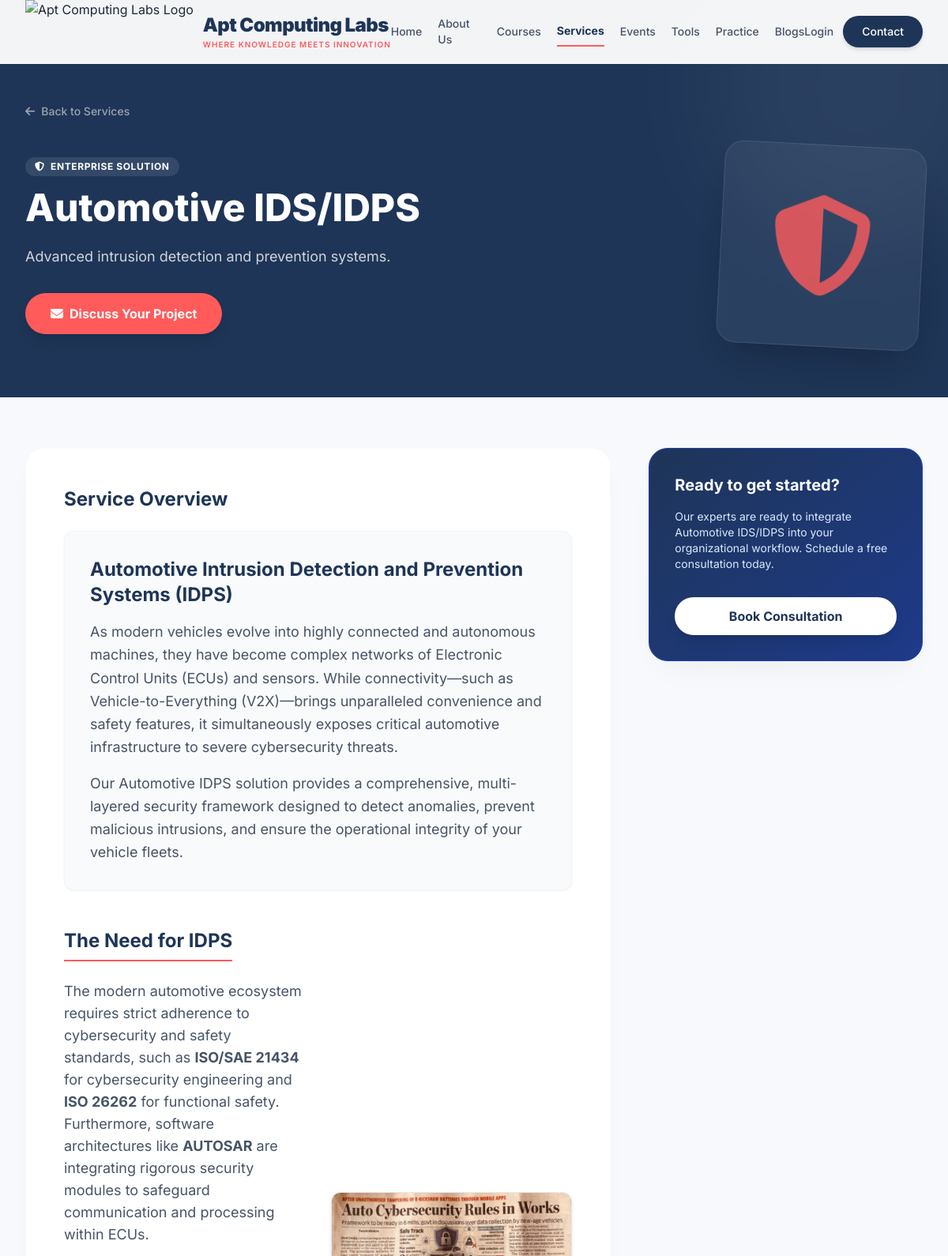
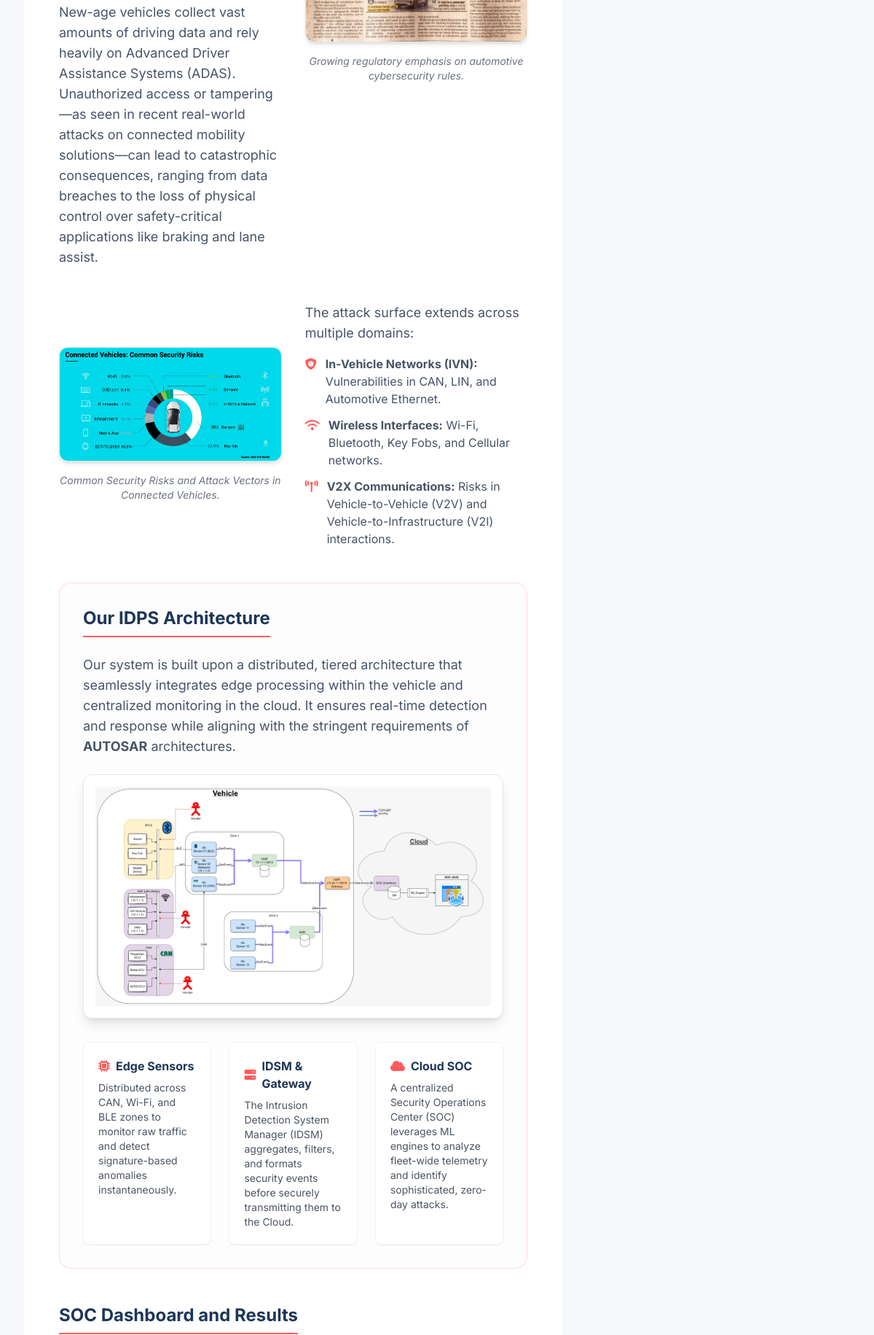
Screenshot of /services/automotive-ids/ (upper part) with the database file from the repository (2 pictures, top to bottom).
### services/models.py (models this page shows, shortened)
class Service(models.Model):
    title = models.CharField(max_length=200)
    slug = models.SlugField(max_length=200, unique=True)
    icon_class = models.CharField(max_length=50, blank=True, help_text="FontAwesome class e.g. 'fas fa-briefcase'")
    short_description = models.CharField(max_length=500)
    description = models.TextField()
    is_featured = models.BooleanField(default=False)
    order = models.PositiveIntegerField(default=0)
    class Meta:
        ordering = ['order', 'title']

### services/views.py (the view)
# urls.py: path('<slug:slug>/', views.ServiceDetailView.as_view(), name='detail'),
class ServiceDetailView(DetailView):
    model = Service
    template_name = 'services/detail.html'
    context_object_name = 'service'

### templates/services/detail.html
{% extends 'tailwind_base.html' %}
{% load static %}
{% block content %}
    <div class="pt-32 pb-16 bg-brand-navy text-white relative overflow-hidden">
        <div class="absolute top-0 right-0 -mr-20 -mt-20 w-96 h-96 rounded-full bg-white opacity-5 blur-3xl"></div>
        <div class="max-w-7xl mx-auto px-4 sm:px-6 lg:px-8 relative z-10">
            <a href="{% url 'services:list' %}" class="inline-flex items-center text-gray-400 hover:text-white transition-colors mb-8 text-sm font-medium">
                <i class="fas fa-arrow-left mr-2"></i> Back to Services
            </a>
            <div class="grid lg:grid-cols-2 gap-12 items-center">
                <div>
                    <div class="flex flex-wrap gap-2 mb-4">
                        <span class="px-3 py-1 bg-white/10 rounded-full text-xs font-bold text-white uppercase tracking-wider backdrop-blur-sm">
                            <i class="{{ service.icon_class }} mr-1"></i> Enterprise Solution
                        </span>
                    </div>
                    <h1 class="text-4xl md:text-5xl font-extrabold mb-6 leading-tight">{{ service.title }}</h1>
                    <p class="text-lg text-gray-300 mb-8 max-w-xl">
                        {{ service.short_description }}
                    </p>
                    <a href="{% url 'contact:contact' %}" class="bg-brand-coral hover:bg-opacity-90 text-white px-8 py-3.5 rounded-full font-bold shadow-lg transition-transform hover:-translate-y-0.5 inline-flex items-center">
                        <i class="fas fa-envelope mr-2"></i> Discuss Your Project
                    </a>
                </div>
                <div class="hidden lg:flex justify-end">
                    <div class="w-64 h-64 bg-white/5 rounded-3xl backdrop-blur-sm border border-white/10 flex items-center justify-center transform rotate-3 hover:rotate-0 transition-transform duration-500 shadow-2xl">
                        <i class="{{ service.icon_class }} text-9xl text-brand-coral opacity-80"></i>
                    </div>
                </div>
            </div>
        </div>
    </div>
    <div class="py-16 max-w-7xl mx-auto px-4 sm:px-6 lg:px-8">
        <div class="grid lg:grid-cols-3 gap-12">
            <div class="lg:col-span-2">
                <div class="bg-white rounded-3xl p-8 md:p-12 shadow-premium border border-gray-50 mb-12">
                    <h2 class="text-2xl font-bold text-brand-navy mb-6">Service Overview</h2>
                    <div class="prose prose-lg text-brand-textSecondary max-w-none">
                        {{ service.description|safe }}
                    </div>
                </div>
            </div>
            <div class="lg:col-span-1">
                <div class="bg-gradient-to-br from-brand-navy to-blue-900 rounded-3xl p-8 shadow-premium text-white sticky top-28 border border-blue-800">
                    <h3 class="font-bold text-white mb-4 text-xl">Ready to get started?</h3>
                    <p class="text-sm text-blue-100 mb-8">
                        Our experts are ready to integrate {{ service.title }} into your organizational workflow. Schedule a free consultation today.
                    </p>
                    <a href="{% url 'contact:contact' %}" class="block w-full text-center py-3 rounded-full bg-white text-brand-navy font-bold shadow-lg hover:shadow-xl transition-all hover:-translate-y-0.5">
                        Book Consultation
                    </a>
                </div>
            </div>
        </div>
    </div>
{% endblock %}

### rows the page displays
Service: title "Automotive IDS/IDPS", short_description "Advanced intrusion detection and prevention systems.", description "Automotive Intrusion Detection and Prevention Systems (IDPS) As modern vehicles evolve into highly connected and autonomous machines, they have become complex networks of Electronic Control Units (ECUs) and sensors. While connectivity—such as Vehicle-to-Everything (V2X)—brings unparalleled convenience and safety features, it simultaneously exposes critical automotive infrastructure to severe cybersecurity threats. Our Automotive IDPS solution provides a comprehensive, multi-layered security framework designed to detect anomalies, prevent malicious intrusions, and ensure the operational integrity of your vehicle fleets. The Need for IDPS The modern automotive ecosystem requires strict…", description (picture)
